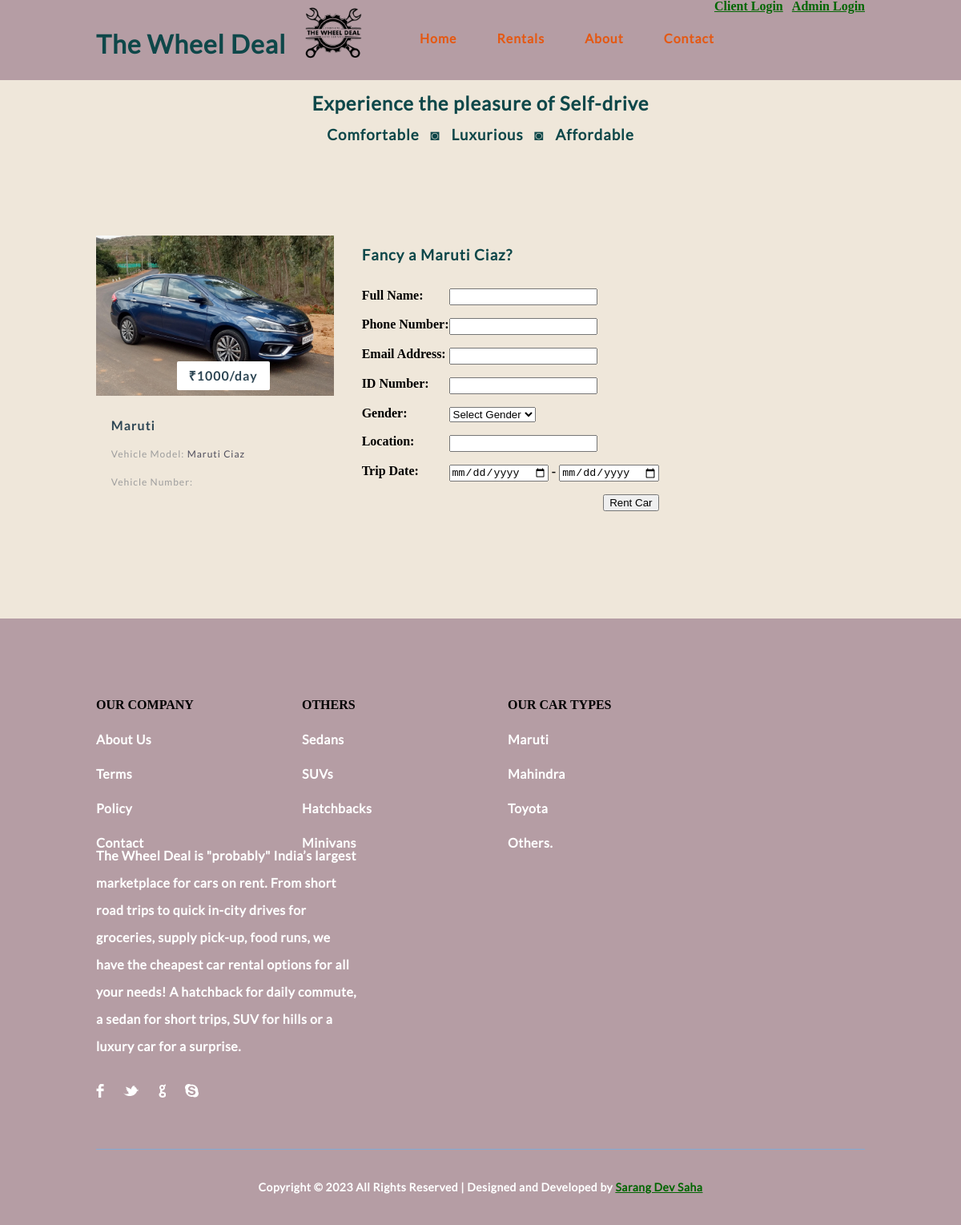
Page /book_car.php?id=8 on the committed database.
### tables this page shows
CREATE TABLE `cars` (
  `car_id` int(11) NOT NULL,
  `car_name` varchar(255) NOT NULL,
  `car_type` varchar(255) NOT NULL,
  `image` text NOT NULL,
  `hire_cost` int(11) NOT NULL,
  `car_no` varchar(15) NOT NULL,
  `capacity` int(11) NOT NULL,
  `status` varchar(255) NOT NULL
);

### book_car.php (the view, shortened to what this page needs)
<!DOCTYPE html>
<html lang="en">
<head>
	<link rel="stylesheet" type="text/css" href="css/reset.css">
	<link rel="stylesheet" type="text/css" href="css/responsive.css">
</head>
<body>
<section class="">
		<?php
			include 'header.php';
		?>
			<section class="caption">
				<h2 class="caption" style="text-align: center">Experience the pleasure of Self-drive</h2>
				<h3 class="properties" style="text-align: center">Comfortable &nbsp; ◙ &nbsp; Luxurious &nbsp; ◙ &nbsp; Affordable</h3>
			</section>
	</section>
	<section class="listings">
		<div class="wrapper">
			<ul class="properties_list">
			<?php
						include 'includes/config.php';
						$sel = "SELECT * FROM cars WHERE car_id = '$_GET[id]'";
						$rs = $conn->query($sel);
						$rws = $rs->fetch_assoc();
			?>
				<li>
					<a href="book_car.php?id=<?php echo $rws['car_id'] ?>">
						<img class="thumb" src="cars/<?php echo $rws['image'];?>" width="300" height="200">
					</a>
					<span class="price"><?php echo '₹'.$rws['hire_cost'];?>/day</span>
					<div class="property_details">
						<h1>
							<a href="book_car.php?id=<?php echo $rws['car_id'] ?>"><?php echo ''.$rws['car_type'];?></a>
						</h1>
						<h2>Vehicle Model: <span class="property_size"><?php echo $rws['car_name'];?></span></h2>
						<h2>Vehicle Number: <span class="car_no"><?php echo $rws['car_no'];?></span></h2>
					</div>
				</li>
				<h3>Fancy a <?php echo $rws['car_name'];?>? </h3>
				<?php
					if(!$_SESSION['email'] && (!$_SESSION['pass'])){
				?>
				<form method="post">
					<table>
					<br><tr>
							<td>Full Name:</td>
							<td><input type="text" name="fname" required></td>
						</tr>
						<tr>
							<td><br>Phone Number:</td>
							<td><br><input type="tel" name="phone" pattern="[0-9]{10}" required></td>
						</tr>
						<tr>
							<td><br>Email Address:</td>
							<td><br><input type="email" name="email" required></td>
						</tr>
						<tr>
							<td><br>ID Number:</td>
							<td><br><input type="text" name="id_no" required></td>
						</tr>
						<tr>
							<td><br>Gender:</td>
							<td><br>
								<select name="gender">
									<option> Select Gender </option>
								</select>
							</td>
						</tr>
						<tr>
							<td><br>Location:</td>
							<td><br><input type="text" name="location" required></td>
						</tr>
						<tr>
							<td><br>Trip Date:</td>
							<td><br><input type="date" name="date_from" required> - <input type="date" name="date_to" required></td>
						</tr>
						<tr>
							<td colspan="2" style="text-align:right"><br><input type="submit" name="save" value="Rent Car"></td>
						</tr>
					</table>
				</form>
				<?php
					} else
						{
							?>
								<a href="pay.php">Rent Car</a>
							<?php
						}
				?>
			</ul>
		</div>
	</section>
	<footer>
		<div class="wrapper footer">
			<ul>
				<li class="links">
					<ul>
						<li>OUR COMPANY</li>
						<li><a href="#">About Us</a></li>
						<li><a href="#">Terms</a></li>
						<li><a href="#">Policy</a></li>
						<li><a href="#">Contact</a></li>
					</ul>
				</li>
				<li class="links">
					<ul>
						<li>OTHERS</li>
						<li><a href="#">Sedans</a></li>
						<li><a href="#">SUVs</a></li>
						<li><a href="#">Hatchbacks</a></li>
						<li><a href="#">Minivans</a></li>
					</ul>
				</li>
				<li class="links">
					<ul>
						<li>OUR CAR TYPES</li>
						<li><a href="#">Maruti</a></li>
						<li><a href="#">Mahindra</a></li>
						<li><a href="#">Toyota</a></li>
						<li><a href="#">Others.</a></li>
					</ul>
				</li>
				<?php include_once "includes/footer.php"; ?>

### css/responsive.css (style rules this page uses)
body { background: #EFE7DA; }
.wrapper { max-width: 80%; margin: 0 auto; position: relative; }
h1, h2, h3, h4, h5 ,h6 { color: #0E4749; font-family: "lato-regular", Helvetica, Arial, sans-serif; letter-spacing: 1px; }
h1 { font-size: 2em; margin: .67em 0 }
h2 { font-size: 1.5em; margin: .75em 0 }
h3 { font-size: 1.17em; margin: .83em 0 }
h1, h2, h3, h4, h5, h6 { font-weight: bolder }
.listings { padding: 100px 0; }
.listings ul.properties_list { list-style: none; overflow: hidden; }
.listings ul.properties_list li { display: block; width: 30.90909090909091%; height: auto; position: relative; float: left; margin: 0 3.636363636363636% 3.636363636363636% 0; }
.listings ul.properties_list li .price { position: absolute; bottom: 150px; right: 80px; padding: 10px 15px; background: #ffffff; color: #2D4654; font-family: "lato-bold", Helvetica, Arial, sans-serif; font-size: 16px; font-weight: bold; letter-spacing: 1px; border-radius: 2px; -webkit-border-radius: 2px; -moz-border-radius: 2px; -o-border-radius: 2px; }
.listings ul li .property_details { width: 69%; padding: 3% 5% 4% 6%; border-bottom: 1px solid #EFE7DA; border-left: 1px solid #EFE7DA; border-right: 1px solid #EFE7DA; transition: all .2s linear; -webkit-transition: all .2s linear; -moz-transition: all .2s linear; -o-transition: all .2s linear; }
.listings ul li .property_details h1 { color: #666464; font-family: "lato-bold", Helvetica, Arial, sans-serif; font-size: 16px!important; font-weight: bold; margin-bottom: 5px; line-height: 28px; }
.listings ul li .property_details h1 a { text-decoration: none; color: #2D4654; }
.listings ul li .property_details h2 { color: #9d9d9d; font-family: "lato-regular", Helvetica, Arial, sans-serif; font-size: 12px; line-height: 26px; font-weight: normal; }
.listings ul li .property_details .property_size { color: #4E4D5C; }
footer { padding-top: 100px; background: #B59DA4; }
footer .footer > ul { overflow: hidden; }
footer .footer > ul > li { display: block; float: left; list-style: none; margin-right: 60px; }
footer .footer > ul > li.links { width: 197px; }
footer ul li.links > ul > li { display: block; width: 100%; list-style: none; margin-bottom: 27px; }
footer ul li.links > ul > li:last-child { margin-bottom: 0; }
footer .footer > ul > li.links li a { text-decoration: none; display: block; color: #fff; font-family: "lato-regular", Helvetica, Arial, sans-serif; font-size: 16px; letter-spacing: .5px; text-align: left; }

### rows in the picture
cars: image (picture), hire_cost "1000", car_type "Maruti", car_name "Maruti Ciaz"
